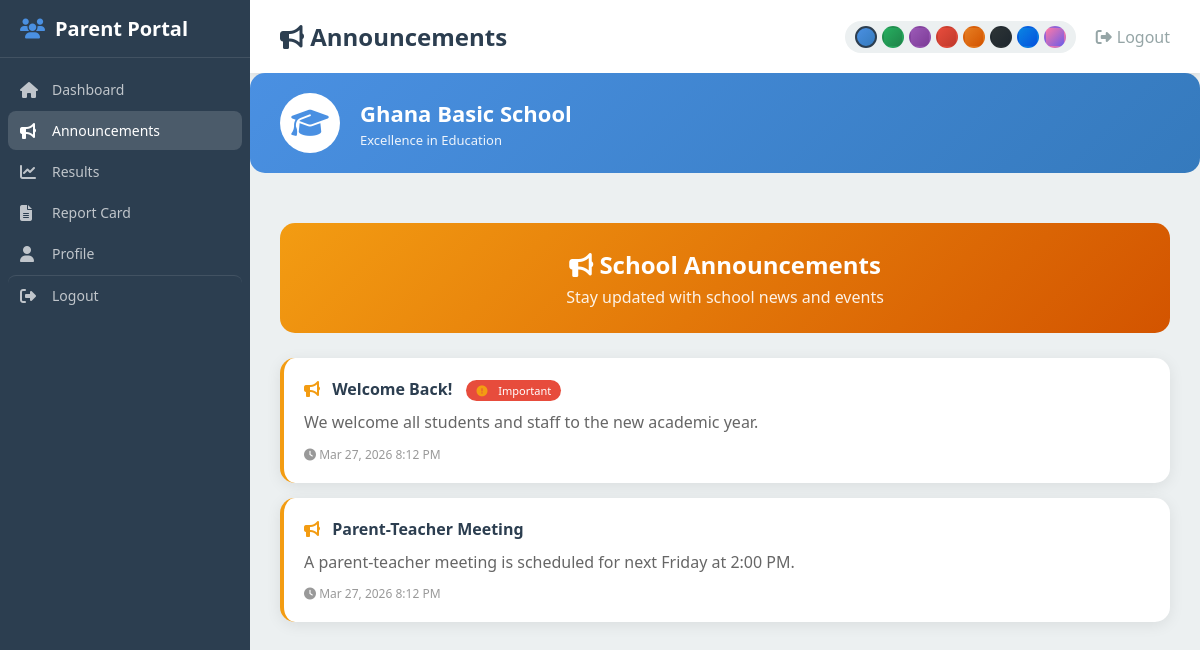
Page /parent/announcements.php (signed in) on the committed database.
### tables this page shows
CREATE TABLE announcements (
    id INT AUTO_INCREMENT PRIMARY KEY,
    title VARCHAR(200) NOT NULL,
    content TEXT NOT NULL,
    target_audience VARCHAR(20) DEFAULT 'all',
    priority VARCHAR(20) DEFAULT 'medium',
    status VARCHAR(20) DEFAULT 'active',
    created_by INT,
    expires_at DATETIME,
    created_at TIMESTAMP DEFAULT CURRENT_TIMESTAMP,
    INDEX idx_status (status),
    INDEX idx_audience (target_audience),
    INDEX idx_priority (priority),
    INDEX idx_expires (expires_at)
);

### parent/announcements.php (the view, shortened to what this page needs)
<?php
require_once '../config/database.php';
$settings = [];
$stmt = $pdo->query("SELECT * FROM school_settings");
while ($row = $stmt->fetch()) {
    $settings[$row['setting_key']] = $row['setting_value'];
}
$schoolName = $settings['school_name'] ?? 'School Management System';
$schoolLogo = $settings['school_logo'] ?? '';
$announcements = $pdo->query("SELECT * FROM announcements WHERE target_audience IN ('parents', 'all') AND status = 'active' ORDER BY created_at DESC")->fetchAll();
?>
<!DOCTYPE html>
<html lang="en">
<head>
    <link rel="stylesheet" href="https://cdnjs.cloudflare.com/ajax/libs/font-awesome/6.4.0/css/all.min.css">
    <link rel="stylesheet" href="../assets/css/styles.css">
</head>
<body>
    <nav class="sidebar">
        <div class="sidebar-brand"><i class="fas fa-users"></i> Parent Portal</div>
        <ul class="sidebar-menu">
            <li><a href="index.php"><i class="fas fa-home"></i> Dashboard</a></li>
            <li><a href="announcements.php" class="active"><i class="fas fa-bullhorn"></i> Announcements</a></li>
            <li><a href="results.php"><i class="fas fa-chart-line"></i> Results</a></li>
            <li><a href="reportcard.php"><i class="fas fa-file-alt"></i> Report Card</a></li>
            <li><a href="profile.php"><i class="fas fa-user"></i> Profile</a></li>
            <li><a href="../logout.php" class="logout-link"><i class="fas fa-sign-out-alt"></i> Logout</a></li>
        </ul>
    </nav>
    <main class="main-content">
        <div class="header">
            <h1><i class="fas fa-bullhorn"></i> Announcements</h1>
            <div class="header-right">
                <div class="theme-switcher">
                    <button class="theme-btn" data-theme="blue" title="Blue"></button>
                    <button class="theme-btn" data-theme="green" title="Green"></button>
                    <button class="theme-btn" data-theme="purple" title="Purple"></button>
                    <button class="theme-btn" data-theme="red" title="Red"></button>
                    <button class="theme-btn" data-theme="orange" title="Orange"></button>
                    <button class="theme-btn" data-theme="dark" title="Dark"></button>
                    <button class="theme-btn" data-theme="ocean" title="Ocean"></button>
                    <button class="theme-btn" data-theme="sunset" title="Sunset"></button>
                </div>
                <a href="../logout.php"><i class="fas fa-sign-out-alt"></i> Logout</a>
            </div>
        </div>
        <div class="school-header">
            <div class="school-logo">
                <?php if ($schoolLogo && file_exists('../assets/images/' . $schoolLogo)): ?>
                    <img src="../assets/images/<?php echo $schoolLogo; ?>" alt="School Logo">
                <?php else: ?>
                    <i class="fas fa-graduation-cap"></i>
                <?php endif; ?>
            </div>
            <div class="school-info">
                <h1><?php echo htmlspecialchars($schoolName); ?></h1>
                <p><?php echo htmlspecialchars($settings['school_tagline'] ?? ''); ?></p>
            </div>
        </div>
        <div class="content">
            <div class="portal-header" style="display: block; text-align: center;">
                <h2 style="margin: 0;"><i class="fas fa-bullhorn"></i> School Announcements</h2>
                <p style="margin: 5px 0 0 0; opacity: 0.9;">Stay updated with school news and events</p>
            </div>
            <?php if (empty($announcements)): ?>
            <div class="announcement-card" style="text-align: center;">
                <p style="color: #999;">No announcements at this time.</p>
            </div>
            <?php else: ?>
                <?php foreach ($announcements as $ann): ?>
                <div class="announcement-card">
                    <h4>
                        <i class="fas fa-bullhorn"></i>
                        <?php echo htmlspecialchars($ann['title']); ?>
                        <?php if ($ann['priority'] == 'high'): ?>
                        <span class="badge badge-high"><i class="fas fa-exclamation-circle"></i> Important</span>
                        <?php endif; ?>
                    </h4>
                    <p><?php echo nl2br(htmlspecialchars($ann['content'])); ?></p>
                    <div class="announcement-meta">
                        <span><i class="fas fa-clock"></i> <?php echo date('M d, Y g:i A', strtotime($ann['created_at'])); ?></span>
                    </div>
                </div>
                <?php endforeach; ?>
            <?php endif; ?>
        </div>
    </main>
</body>
</html>

### parent/announcements.php (style rules this page uses)
.portal-header { background: linear-gradient(135deg, #f39c12, #d35400); color: white; padding: 25px 30px; border-radius: 15px; margin-bottom: 25px; }
.announcement-card { background: white; border-radius: 15px; padding: 20px; margin-bottom: 15px; border-left: 4px solid #f39c12; box-shadow: 0 3px 15px rgba(0,0,0,0.08); }
.announcement-card h4 { margin: 0 0 10px 0; color: #2c3e50; }
.announcement-card h4 i { color: #f39c12; margin-right: 8px; }
.announcement-card p { margin: 0 0 10px 0; color: #666; line-height: 1.6; }
.announcement-meta { font-size: 12px; color: #999; }
.badge { padding: 3px 10px; border-radius: 15px; font-size: 11px; color: white; margin-left: 10px; }
.badge-high { background: #e74c3c; }

### rows in the picture
announcements: title "Welcome Back!", priority "high" (drawn), content "We welcome all students and staff to the new academic year.", created_at "Mar 27, 2026 8:12 PM"
announcements: title "Parent-Teacher Meeting", content "A parent-teacher meeting is scheduled for next Friday at 2:00 PM.", created_at "Mar 27, 2026 8:12 PM"

### other values in the picture
$schoolName "Ghana Basic School"
$settings['school_tagline'] "Excellence in Education"
